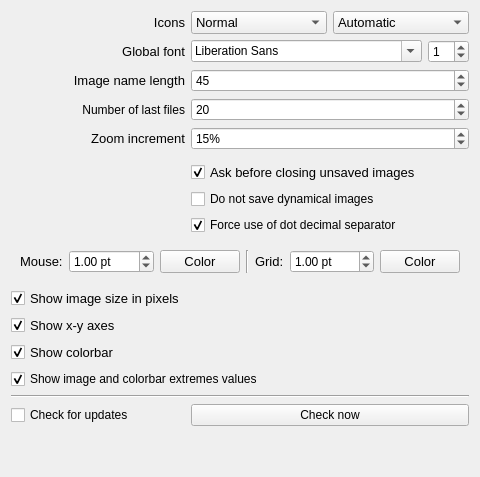
      <widget class="QWidget" name="decoration">
       <attribute name="title">
        <string>Decorations</string>
       </attribute>
       <layout class="QGridLayout" name="gridLayout_8">
        <item row="15" column="0">
         <widget class="QCheckBox" name="checkUpdates">
          <property name="text">
           <string>Check for updates</string>
          </property>
          <property name="neutrinoSave" stdset="0">
           <bool>true</bool>
          </property>
         </widget>
        </item>
        <item row="3" column="0">
         <widget class="QLabel" name="label_22">
          <property name="text">
           <string>Number of last files</string>
          </property>
          <property name="alignment">
           <set>Qt::AlignmentFlag::AlignRight|Qt::AlignmentFlag::AlignTrailing|Qt::AlignmentFlag::AlignVCenter</set>
          </property>
         </widget>
        </item>
        <item row="12" column="0">
         <widget class="QCheckBox" name="showColorbar">
          <property name="font">
           <font>
            <pointsize>10</pointsize>
           </font>
          </property>
          <property name="text">
           <string>Show colorbar</string>
          </property>
          <property name="checked">
           <bool>true</bool>
          </property>
          <property name="neutrinoSave" stdset="0">
           <bool>true</bool>
          </property>
         </widget>
        </item>
        <item row="13" column="0" colspan="2">
         <widget class="QCheckBox" name="showColorbarValues">
          <property name="text">
           <string>Show image and colorbar extremes values</string>
          </property>
          <property name="checked">
           <bool>true</bool>
          </property>
          <property name="neutirnoSave" stdset="0">
           <bool>true</bool>
          </property>
         </widget>
        </item>
        <item row="6" column="1">
         <widget class="QCheckBox" name="askCloseUnsaved">
          <property name="font">
           <font>
            <pointsize>10</pointsize>
           </font>
          </property>
          <property name="text">
           <string>Ask before closing unsaved images</string>
          </property>
          <property name="checked">
           <bool>true</bool>
          </property>
          <property name="neutrinoSave" stdset="0">
           <bool>true</bool>
          </property>
         </widget>
        </item>
        <item row="9" column="0" colspan="2">
         <widget class="QWidget" name="widget_6" native="true">
          <layout class="QGridLayout" name="gridLayout_9" columnstretch="0,1,0,0,0,1,0">
           <item row="0" column="1">
            <widget class="QDoubleSpinBox" name="mouseThickness">
             <property name="suffix">
              <string> pt</string>
             </property>
             <property name="value">
              <double>1.000000000000000</double>
             </property>
             <property name="neutrinoSave" stdset="0">
              <bool>true</bool>
             </property>
            </widget>
           </item>
           <item row="0" column="6">
            <widget class="QPushButton" name="gridColor">
             <property name="font">
              <font>
               <pointsize>10</pointsize>
              </font>
             </property>
             <property name="text">
              <string>Color</string>
             </property>
            </widget>
           </item>
           <item row="0" column="0">
            <widget class="QLabel" name="label_10">
             <property name="font">
              <font>
               <pointsize>10</pointsize>
              </font>
             </property>
             <property name="text">
              <string>Mouse:</string>
             </property>
            </widget>
           </item>
           <item row="0" column="2">
            <widget class="QPushButton" name="mouseColor">
             <property name="font">
              <font>
               <pointsize>10</pointsize>
              </font>
             </property>
             <property name="text">
              <string>Color</string>
             </property>
            </widget>
           </item>
           <item row="0" column="4">
            <widget class="QLabel" name="label_11">
             <property name="font">
              <font>
               <pointsize>10</pointsize>
              </font>
             </property>
             <property name="text">
              <string>Grid:</string>
             </property>
            </widget>
           </item>
           <item row="0" column="5">
            <widget class="QDoubleSpinBox" name="gridThickness">
             <property name="suffix">
              <string> pt</string>
             </property>
             <property name="value">
              <double>1.000000000000000</double>
             </property>
             <property name="neutrinoSave" stdset="0">
              <bool>true</bool>
             </property>
            </widget>
           </item>
           <item row="0" column="3">
            <widget class="Line" name="line_2">
             <property name="orientation">
              <enum>Qt::Orientation::Vertical</enum>
             </property>
            </widget>
           </item>
          </layout>
         </widget>
        </item>
        <item row="10" column="0">
         <widget class="QCheckBox" name="showDimPixel">
          <property name="font">
           <font>
            <pointsize>10</pointsize>
           </font>
          </property>
          <property name="text">
           <string>Show image size in pixels</string>
          </property>
          <property name="checked">
           <bool>true</bool>
          </property>
          <property name="tristate">
           <bool>false</bool>
          </property>
          <property name="neutrinoSave" stdset="0">
           <bool>true</bool>
          </property>
         </widget>
        </item>
        <item row="11" column="0">
         <widget class="QCheckBox" name="showXYaxes">
          <property name="font">
           <font>
            <pointsize>10</pointsize>
           </font>
          </property>
          <property name="text">
           <string>Show x-y axes</string>
          </property>
          <property name="checked">
           <bool>true</bool>
          </property>
          <property name="neutrinoSave" stdset="0">
           <bool>true</bool>
          </property>
         </widget>
        </item>
        <item row="4" column="1">
         <widget class="QSpinBox" name="currentStepScaleFactor">
          <property name="suffix">
           <string>%</string>
          </property>
          <property name="minimum">
           <number>1</number>
          </property>
          <property name="maximum">
           <number>999</number>
          </property>
          <property name="value">
           <number>15</number>
          </property>
          <property name="neutrinoSave" stdset="0">
           <bool>true</bool>
          </property>
         </widget>
        </item>
        <item row="15" column="1">
         <widget class="QPushButton" name="checkUpdatesNow">
          <property name="text">
           <string>Check now</string>
          </property>
         </widget>
        </item>
        <item row="8" column="1">
         <widget class="QCheckBox" name="forceDecimalDot">
          <property name="text">
           <string>Force use of dot decimal separator</string>
          </property>
          <property name="checked">
           <bool>true</bool>
          </property>
          <property name="neutrinoSave" stdset="0">
           <bool>true</bool>
          </property>
         </widget>
        </item>
        <item row="1" column="1">
         <widget class="QWidget" name="widget" native="true">
          <layout class="QGridLayout" name="gridLayout_5">
           <property name="leftMargin">
            <number>0</number>
           </property>
           <property name="topMargin">
            <number>0</number>
           </property>
           <property name="rightMargin">
            <number>0</number>
           </property>
           <property name="bottomMargin">
            <number>0</number>
           </property>
           <item row="0" column="2">
            <widget class="QSpinBox" name="fontSize">
             <property name="value">
              <number>1</number>
             </property>
            </widget>
           </item>
           <item row="0" column="1">
            <widget class="QFontComboBox" name="fontFace"/>
           </item>
          </layout>
         </widget>
        </item>
        <item row="1" column="0">
         <widget class="QLabel" name="label_5">
          <property name="font">
           <font>
            <pointsize>10</pointsize>
           </font>
          </property>
          <property name="text">
           <string>Global font</string>
          </property>
          <property name="alignment">
           <set>Qt::AlignmentFlag::AlignRight|Qt::AlignmentFlag::AlignTrailing|Qt::AlignmentFlag::AlignVCenter</set>
          </property>
         </widget>
        </item>
        <item row="14" column="0" colspan="2">
         <widget class="Line" name="line_3">
          <property name="orientation">
           <enum>Qt::Orientation::Horizontal</enum>
          </property>
         </widget>
        </item>
        <item row="2" column="0">
         <widget class="QLabel" name="label">
          <property name="font">
           <font>
            <pointsize>10</pointsize>
           </font>
          </property>
          <property name="text">
           <string>Image name length</string>
          </property>
          <property name="alignment">
           <set>Qt::AlignmentFlag::AlignRight|Qt::AlignmentFlag::AlignTrailing|Qt::AlignmentFlag::AlignVCenter</set>
          </property>
         </widget>
        </item>
        <item row="4" column="0">
         <widget class="QLabel" name="label_2">
          <property name="font">
           <font>
            <pointsize>10</pointsize>
           </font>
          </property>
          <property name="text">
           <string>Zoom increment</string>
          </property>
          <property name="alignment">
           <set>Qt::AlignmentFlag::AlignRight|Qt::AlignmentFlag::AlignTrailing|Qt::AlignmentFlag::AlignVCenter</set>
          </property>
         </widget>
        </item>
        <item row="0" column="0">
         <widget class="QLabel" name="label_3">
          <property name="font">
           <font>
            <pointsize>10</pointsize>
           </font>
          </property>
          <property name="text">
           <string>Icons</string>
          </property>
          <property name="alignment">
           <set>Qt::AlignmentFlag::AlignRight|Qt::AlignmentFlag::AlignTrailing|Qt::AlignmentFlag::AlignVCenter</set>
          </property>
         </widget>
        </item>
        <item row="0" column="1">
         <widget class="QWidget" name="widgetIcons" native="true">
          <layout class="QHBoxLayout" name="horizontalLayoutIcons">
           <property name="leftMargin">
            <number>0</number>
           </property>
           <property name="topMargin">
            <number>0</number>
           </property>
           <property name="rightMargin">
            <number>0</number>
           </property>
           <property name="bottomMargin">
            <number>0</number>
           </property>
           <item>
            <widget class="QComboBox" name="comboIconSize">
             <property name="font">
              <font>
               <pointsize>10</pointsize>
              </font>
             </property>
             <property name="currentIndex">
              <number>1</number>
             </property>
             <property name="neutrinoSave" stdset="0">
              <bool>true</bool>
             </property>
             <item>
              <property name="text">
               <string>Small</string>
              </property>
             </item>
             <item>
              <property name="text">
               <string>Normal</string>
              </property>
             </item>
             <item>
              <property name="text">
               <string>Large</string>
              </property>
             </item>
            </widget>
           </item>
           <item>
            <widget class="QComboBox" name="iconTheme">
             <property name="font">
              <font>
               <pointsize>10</pointsize>
              </font>
             </property>
             <property name="toolTip">
              <string>Icon colors: Automatic follows the dark/light mode of the system (applied at the next start)</string>
             </property>
             <property name="neutrinoSave" stdset="0">
              <bool>false</bool>
             </property>
             <item>
              <property name="text">
               <string>Automatic</string>
              </property>
             </item>
             <item>
              <property name="text">
               <string>Light</string>
              </property>
             </item>
             <item>
              <property name="text">
               <string>Dark</string>
              </property>
             </item>
            </widget>
           </item>
          </layout>
         </widget>
        </item>
        <item row="3" column="1">
         <widget class="QSpinBox" name="MaxRecentFiles">
          <property name="maximum">
           <number>990</number>
          </property>
          <property name="value">
           <number>20</number>
          </property>
          <property name="neutrinoSave" stdset="0">
           <bool>true</bool>
          </property>
         </widget>
        </item>
        <item row="5" column="0">
         <widget class="QWidget" name="widget_21" native="true">
          <layout class="QHBoxLayout" name="horizontalLayout_2">
           <property name="leftMargin">
            <number>0</number>
           </property>
           <property name="topMargin">
            <number>0</number>
           </property>
           <property name="rightMargin">
            <number>0</number>
           </property>
           <property name="bottomMargin">
            <number>0</number>
           </property>
          </layout>
         </widget>
        </item>
        <item row="2" column="1">
         <widget class="QSpinBox" name="physNameLength">
          <property name="minimum">
           <number>5</number>
          </property>
          <property name="value">
           <number>45</number>
          </property>
          <property name="neutrinoSave" stdset="0">
           <bool>true</bool>
          </property>
         </widget>
        </item>
        <item row="16" column="1">
         <spacer name="verticalSpacer_2">
          <property name="orientation">
           <enum>Qt::Orientation::Vertical</enum>
          </property>
          <property name="sizeHint" stdset="0">
           <size>
            <width>20</width>
            <height>40</height>
           </size>
          </property>
         </spacer>
        </item>
        <item row="7" column="1">
         <widget class="QCheckBox" name="dont_save_phys_dyn">
          <property name="text">
           <string>Do not save dynamical images</string>
          </property>
          <property name="neutrinoSave" stdset="0">
           <bool>true</bool>
          </property>
         </widget>
        </item>
       </layout>
      </widget>
